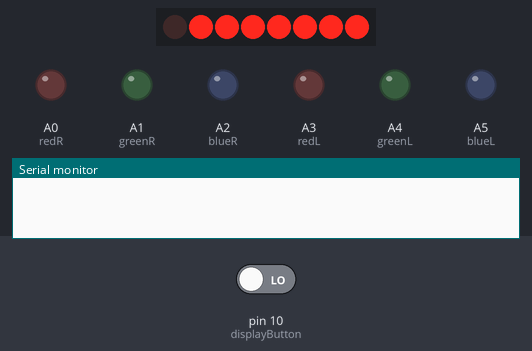
The sketch below on a simulated Arduino Uno, built with avr-gcc and run on an emulated ATmega328P. Parts: 8 shift-register outputs drawn as a row of LEDs (first output left, lit = HIGH), output pins drawn as LEDs (lit = HIGH), the last lines printed to the serial monitor. Wiring (inferred from the names in the program): shift register (74HC595): data pin 12; shift clock pin 13; latch pin 11. Wiring (inferred from the signals the program sends): row of LEDs: on Q0, Q1, Q2, Q3, Q4, Q5, Q6, Q7. The test bench sets the inputs (shaded band); at power-on: pin 10 (displayButton) LOW. Pins used as bus, display or sensor lines are not drawn.

Above: at 1.1 s.
At 18.0 s:
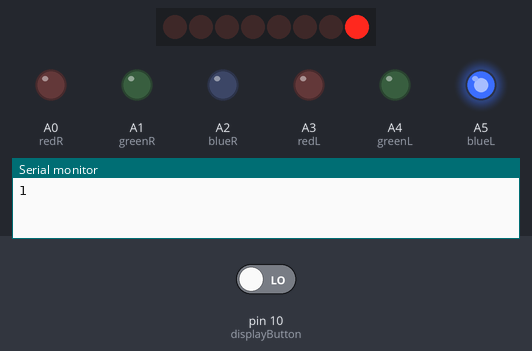
18.1 s: pin 10 (displayButton) driven HIGH
At 24.0 s:
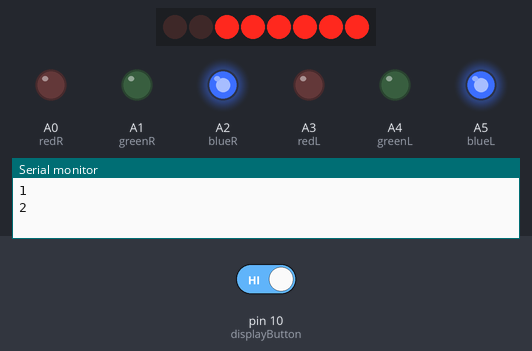
28.9 s: pin 10 (displayButton) driven LOW
At 35.3 s:
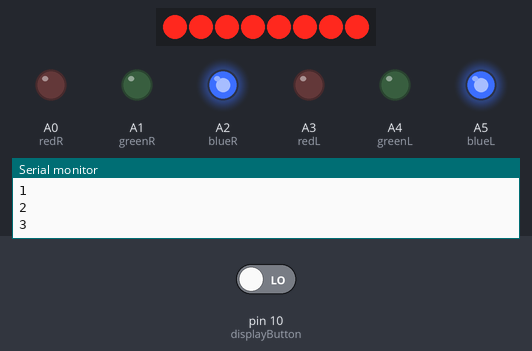
Timing chart, 0 to 70.5 s (numbered marks = the images above; inputs shaded):
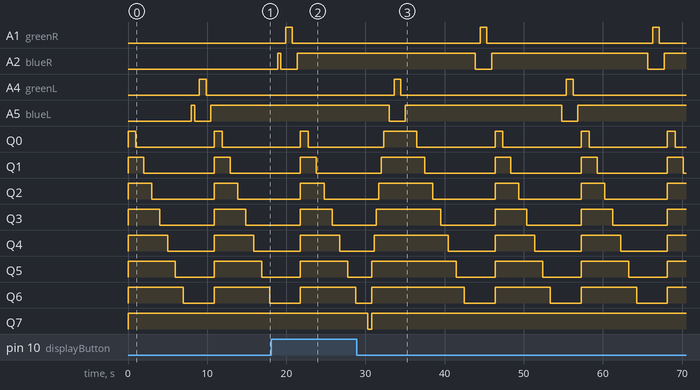

The sketch:

OXYGEN_TANK_DISPLAY_AND_GUN_FINAL_VERSION.ino
```cpp
/***********************************************/
/* OXYGEN TANK/DISPLAY AND ?GUN? FINAL VERSION */
/* Interactive Costumes                        */
/* Diver Costume                               */
/* Group HEMASU                                */
/* Version 1.0 July 14th, 2014                 */
/* Author: Marco Schmandt                      */
/***********************************************/

// Pin connected to DS of 74HC595
const int clockPin      = 13; //12
//Pin connected to DS of 74HC595
const int dataPin       = 12; //11
//Pin connected to ST_CP of 74HC595
const int latchPin      = 11; //8

// initialize led pins
int redR          = A0;
int greenR        = A1;
int blueR         = A2;
int redL          = A3;
int greenL        = A4;
int blueL         = A5;

// variables for the color values
int redRVal   = 0;
int greenRVal = 0;
int blueRVal  = 0;
int redLVal   = 0;
int greenLVal = 0;
int blueLVal  = 0;

int displayButton =  10;

// counts the times the button has been pressed
int buttonCounter = 0;
// saves the current state of the button
int buttonState   = 0;
// saves the last state of the button
int lastBState    = 0;

// holds the current value of the button
int val = 0;

// array for the shift patterns
int input[16];

void setup() {

  Serial.begin(9600); // only for debugging

  //set pins to OUTPUT so you can control the shift register
  pinMode(latchPin, OUTPUT);
  pinMode(clockPin, OUTPUT);
  pinMode(dataPin, OUTPUT);
  pinMode(redR, OUTPUT);
  pinMode(greenR, OUTPUT);
  pinMode(blueR, OUTPUT);
  pinMode(redL, OUTPUT);
  pinMode(greenL, OUTPUT);
  pinMode(blueL, OUTPUT);
  pinMode(displayButton, INPUT);
  input[0]  = B11111111;
  input[1]  = B01111111;
  input[2]  = B00111111;
  input[3]  = B00011111;
  input[4]  = B00001111;
  input[5]  = B00000111;
  input[6]  = B00000011; // display shows empty state
  input[7]  = B00000001; // red led blinks
  input[8]  = B00000000; // to indicate out of oxygen
  input[9]  = B00000011; // display starts to refill after button press
  input[10] = B00000111;
  input[11] = B00001111;
  input[12] = B00011111;
  input[13] = B00111111;
  input[14] = B01111111;
  input[15] = B11111111;
}

void loop() {
  // read the actual state of the button
  buttonState = digitalRead(displayButton);
  val = buttonState;
  //Serial.println(val); // only for debugging
  oxyLoss();
  // if buttonState is unequal to lastBstate
  // something must have changed
  if(buttonState != lastBState) {
    // if button has been pressed increase counter by 1
    if(buttonState == HIGH) {
      //buttonCounter++;
      oxyGain();
      delay(10);
    }

  }
  buttonCounter++;

  // current buttonState gets assigned to lastBState
  lastBState = buttonState;
  Serial.println(buttonCounter);

  // depending on the button state functions are called
  if(buttonCounter % 2 == 0) {
    rightActiveBlueGreen();
    rightActiveGreenBlue();
    leftRegenerate();
    buttonState = 0;
  }
  else if(buttonCounter % 2 == 1) {
    leftActiveBlueGreen();
    leftActiveGreenBlue();
    rightRegenerate();
    buttonState = 1;
  }

}

//Functions

// function for decresing oxygen
void oxyLoss() {
  for (int i = 0; i < 8; i++) {
      // take the latchPin low so
      // the LEDs don't change while you're sending in bits:
      digitalWrite(latchPin, LOW);
      // shift out the bits:
      shiftOut(dataPin, clockPin, LSBFIRST, input[i]);

      //take the latch pin high so the LEDs will light up:
      digitalWrite(latchPin, HIGH);
      // pause before next value:
      delay(1000);
      // only red led is on and button is not pressed
      // red led blinks until button gets pressed
      while(i == 7 && val == 1) {
        for(int i = 7; i < 9; i++) {
          digitalWrite(latchPin, LOW);
          shiftOut(dataPin, clockPin, LSBFIRST, input[i]);
          digitalWrite(latchPin, HIGH);
          val = digitalRead(displayButton);
          delay(500);
        }
      }
    }
}

// display gets refilled on button press
void oxyGain() {
  for (int i = 10; i < 16; i++) {
    // pull the latchPin low so
    // LEDs won't change while sending in new bits:
    digitalWrite(latchPin, LOW);
    // shift out the bits:
    shiftOut(dataPin, clockPin, LSBFIRST, input[i]);

    //pull latch pin high so LEDs light up:
    digitalWrite(latchPin, HIGH);
    // pause before next value:
    delay(300);
  }
}

// right chamber fades from blue to green
void rightActiveBlueGreen() {
  redRVal    = 0;
  blueRVal   = 0;
  greenRVal  = 180;

  for(int i = 0; i < 180; i++) {
    blueRVal  += 1;
    greenRVal -= 1;
    analogWrite(blueR, 180 - blueRVal);
    analogWrite(greenR, 180 - greenRVal);
    delay(8);
  }
}

// left chamber fades from blue to green
void leftActiveBlueGreen() {
  redLVal    = 0;
  blueLVal   = 0;
  greenLVal  = 180;

  for(int i = 0; i < 180; i++) {
    blueLVal  += 1;
    greenLVal -= 1;
    analogWrite(blueL, 180 - blueLVal);
    analogWrite(greenL, 180 - greenLVal);
    delay(8);
  }
}

// right chamber fades from green to blue
void rightActiveGreenBlue() {
  redRVal   = 0;
  blueRVal  = 180;
  greenRVal = 0;

  for(int i = 0; i < 180; i++) {
    blueRVal  -= 1;
    greenRVal += 1;
    analogWrite(blueR, 180 - blueRVal);
    analogWrite(greenR, 180 - greenRVal);
    delay(8);
  }
}

// left chamber fades from green to blue
void leftActiveGreenBlue() {
  redLVal   = 0;
  blueLVal  = 180;
  greenLVal = 0;

  for(int i = 0; i < 180; i++) {
    blueLVal  -= 1;
    greenLVal += 1;
    analogWrite(blueL, 180 - blueLVal);
    analogWrite(greenL, 180 - greenLVal);
    delay(8);
  }
}

void rightRegenerate() {


}

void leftRegenerate() {

}

void testing() {
  redRVal    = 0;
  blueRVal   = 0;
  greenRVal  = 180;

  for(int i = 0; i < 180; i++) {
    blueRVal  += 1;
    greenRVal -= 1;
    analogWrite(blueR, 180 - blueRVal);
    analogWrite(greenR, 180 - greenRVal);
    delay(8);
  }

  redRVal   = 0;
  blueRVal  = 180;
  greenRVal = 0;

  for(int i = 0; i < 180; i++) {
    blueRVal  -= 1;
    greenRVal += 1;
    analogWrite(blueR, 180 - blueRVal);
    analogWrite(greenR, 180 - greenRVal);
    delay(8);
  }

}
```

Measured:
- after the input at 28.9 s, A1 (greenR): alternates HIGH for 0.84 s and LOW for 20.9 s, starting after 15.6 s; A2 (blueR): alternates HIGH for 19.7 s and LOW for 2.0 s, starting after 15.0 s; A4 (greenL): alternates HIGH for 0.84 s and LOW for 20.9 s, starting after 4.7 s; A5 (blueL): alternates HIGH for 19.7 s and LOW for 2.0 s, starting after 4.1 s
